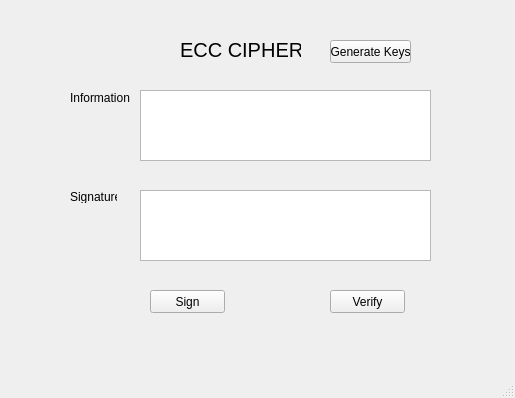
<?xml version="1.0" encoding="UTF-8"?>
<ui version="4.0">
 <class>MainWindow</class>
 <widget class="QMainWindow" name="MainWindow">
  <property name="geometry">
   <rect>
    <x>0</x>
    <y>0</y>
    <width>515</width>
    <height>398</height>
   </rect>
  </property>
  <property name="windowTitle">
   <string>MainWindow</string>
  </property>
  <widget class="QWidget" name="centralwidget">
   <widget class="QLabel" name="label">
    <property name="geometry">
     <rect>
      <x>180</x>
      <y>40</y>
      <width>121</width>
      <height>20</height>
     </rect>
    </property>
    <property name="font">
     <font>
      <pointsize>15</pointsize>
     </font>
    </property>
    <property name="text">
     <string>ECC CIPHER</string>
    </property>
   </widget>
   <widget class="QLabel" name="label_2">
    <property name="geometry">
     <rect>
      <x>70</x>
      <y>90</y>
      <width>71</width>
      <height>16</height>
     </rect>
    </property>
    <property name="text">
     <string>Information</string>
    </property>
   </widget>
   <widget class="QLabel" name="label_3">
    <property name="geometry">
     <rect>
      <x>70</x>
      <y>190</y>
      <width>47</width>
      <height>13</height>
     </rect>
    </property>
    <property name="text">
     <string>Signature</string>
    </property>
   </widget>
   <widget class="QTextEdit" name="txt_info">
    <property name="geometry">
     <rect>
      <x>140</x>
      <y>90</y>
      <width>291</width>
      <height>71</height>
     </rect>
    </property>
   </widget>
   <widget class="QTextEdit" name="txt_sign">
    <property name="geometry">
     <rect>
      <x>140</x>
      <y>190</y>
      <width>291</width>
      <height>71</height>
     </rect>
    </property>
   </widget>
   <widget class="QPushButton" name="btn_gen_keys">
    <property name="geometry">
     <rect>
      <x>330</x>
      <y>40</y>
      <width>81</width>
      <height>23</height>
     </rect>
    </property>
    <property name="text">
     <string>Generate Keys</string>
    </property>
   </widget>
   <widget class="QPushButton" name="btn_sign">
    <property name="geometry">
     <rect>
      <x>150</x>
      <y>290</y>
      <width>75</width>
      <height>23</height>
     </rect>
    </property>
    <property name="text">
     <string>Sign</string>
    </property>
   </widget>
   <widget class="QPushButton" name="btn_verify">
    <property name="geometry">
     <rect>
      <x>330</x>
      <y>290</y>
      <width>75</width>
      <height>23</height>
     </rect>
    </property>
    <property name="text">
     <string>Verify</string>
    </property>
   </widget>
  </widget>
  <widget class="QMenuBar" name="menubar">
   <property name="geometry">
    <rect>
     <x>0</x>
     <y>0</y>
     <width>515</width>
     <height>21</height>
    </rect>
   </property>
  </widget>
  <widget class="QStatusBar" name="statusbar"/>
 </widget>
 <resources/>
 <connections/>
</ui>
